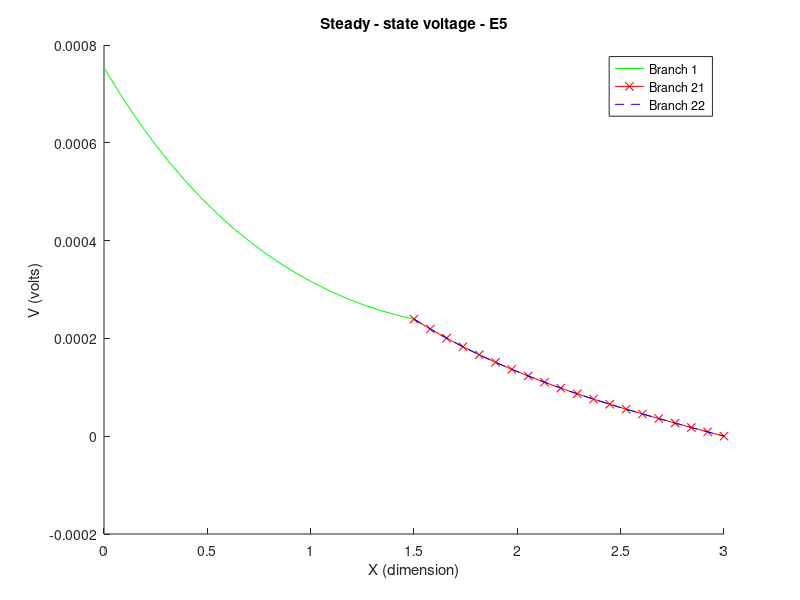

Source code (MATLAB):
% electrical constants and derived quantities for typical 
% mammalian dendrite

% Dimensions of compartments

d1 = 75e-4; 			% cm
d21 = 30e-4; 			% cm
d22 = 15e-4; 			% cm

%Question 6
% d21 = 47.2470e-4;       % E9 cm
% d22 = d21;               % E9 cm

l1 = 1.5;			% dimensionless
l21 = 3.0;			% dimensionless
l22 = 3.0;			% dimensionless

% Electrical properties of compartments

Rm = 6e3;			% Ohms cm^2
Rc = 90;			% Ohms cm
Rs = 1e6;			% Ohms

c1 = 2*(Rc*Rm)^(1/2)/pi;

rl1 = c1*d1^(-3/2);		% Ohms
rl21 = c1*d21^(-3/2);		% Ohms
rl22 = c1*d22^(-3/2);		% Ohms


% Applied current

iapp = 1e-9; 	% Amps

% Coefficient matrices

A = [1 -1 0 0 0 0;
     0 0 exp(-l21) exp(l21) 0 0;
     0 0 0 0 exp(-l22) exp(l22);
     exp(-l1) exp(l1) -exp(-l1) -exp(l1) 0 0;
     0 0 exp(-l1) exp(l1) -exp(-l1) -exp(l1);
     -exp(-l1) exp(l1) rl1*exp(-l1)/rl21 -rl1*exp(l1)/rl21 rl1*exp(-l1)/rl22 -rl1*exp(-l1)/rl22];

b = [(rl1*iapp) 0 0 0 0 0]';

%Question 5 
% A(2,:) = [0 0 -exp(-l21) exp(l21) 0 0];                                                                                                         %uncomment this line for 2(a)
% A(2,:) = [0 0 -exp(-l21) exp(l21) 0 0];  A(3,:) = [0 0 0 0 -exp(-l22) exp(l22)];                                                                %uncomment this line for 2(b)
% A(2,:) = [0 0 -exp(-l21) exp(l21) 0 0]; b(1) = 0; b(2) = rl21*iapp;                                                                             %uncomment this line for 2(c)
% A(2,:) = [0 0 -exp(-l21) exp(l21) 0 0]; b(1) = 0; b(2) = rl21*iapp;    A(3,:) = [0 0 0 0 -exp(-l22) exp(l22)]; b(3) = rl22*iapp;                %uncomment this line for 2(d)




x = A\b;
disp (x);                       %Answer for Question 4

y1 =linspace(0,l1,20); 
y21 = linspace(l1,l21,20);
y22 = linspace(l1,l22,20);
v1 = x(1)*exp(-y1)+x(2)*exp(y1);
v21 = x(3)*exp(-y21) + x(4)*exp(y21);
v22 = x(5)*exp(-y22) + x(6)*exp(y22);
figure(2)
hold on
a1 = plot(y1,v1,'g-');
a21 = plot(y21,v21,'r-x');
a22 = plot(y22,v22,'b--');
M1 = 'Branch 1';
M21 = 'Branch 21';
M22 = 'Branch 22';
legend([a1; a21; a22], M1,M21,M22 );

xlabel('X (dimension)');
ylabel('V (volts)');
title('Steady - state voltage - E5');
hold off;
